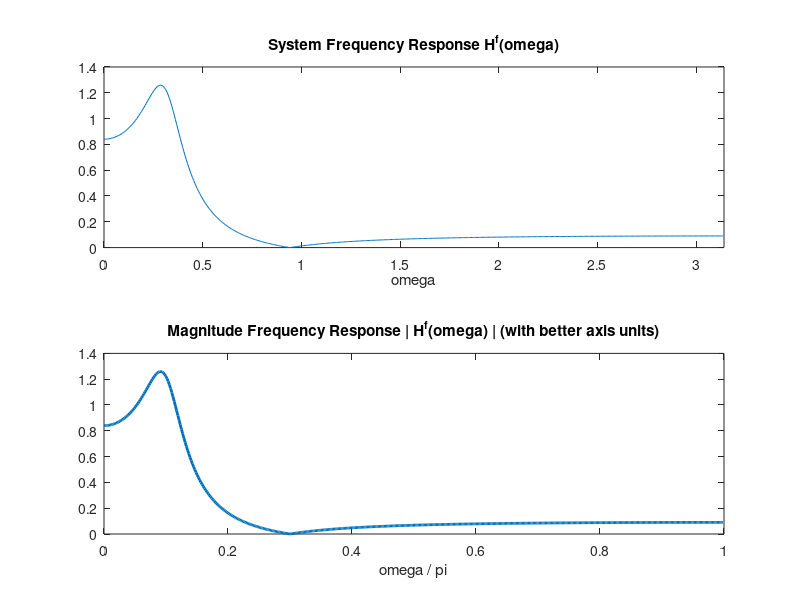
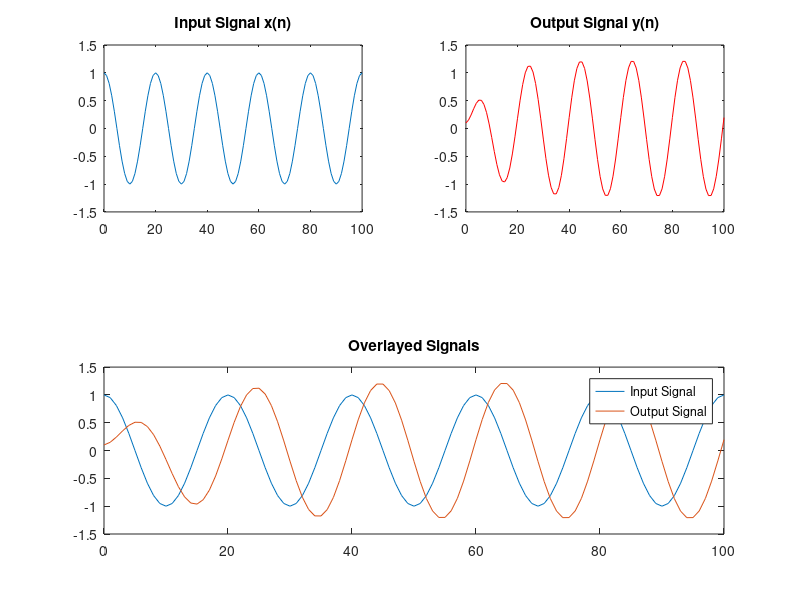
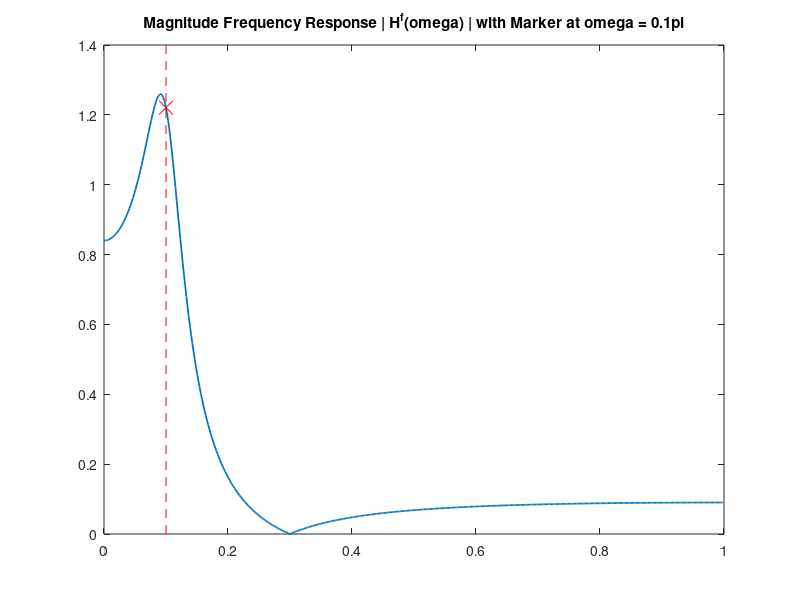
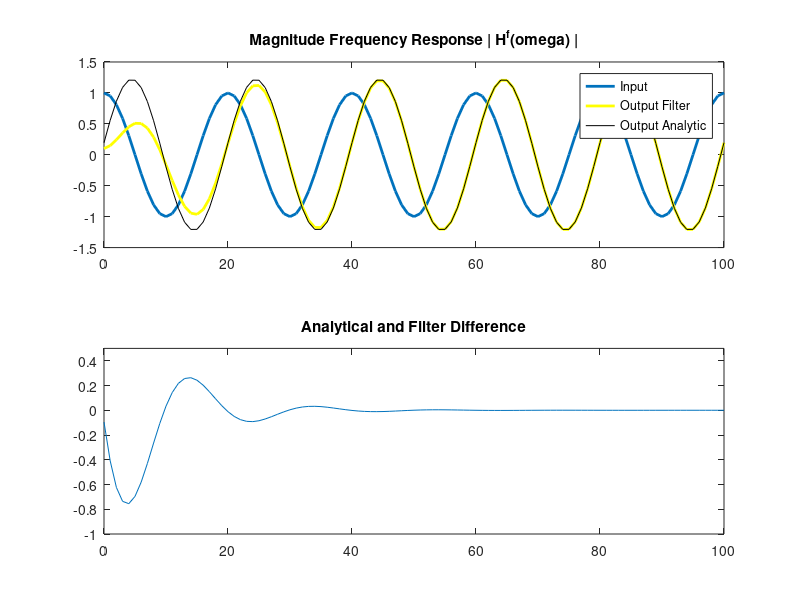

Reproduce these figures in MATLAB, in order.
%% Mayank Vanjani
% Lab 5: Frequency Responses
% 11/30/18
clear;
clc;

step = @(n, t) n >= t;
delta = @(n,t) n == t;
ramp = @(n,t) (n-t).*(n >= t);


%% 1
% y(n) = 0.1x(n) - 0.1176x(n-1) + 0.1x(n-2) + 1.7119y(n-1) - 0.81y(n-2)
% y(n) - 1.7119y(n-1) + 0.81y(n-2) = 0.1x(n) - 0.1176x(n-1) + 0.1x(n-2) 
% H(z) = Y(s)/X(s) = (0.1 - 0.1176s + 0.1s^2) / (1 - 1.7119s + 0.81s^2)


%% 2
% H(w) = H(z) at z = e^(jw) is discrete Fourier Transform
% [H,w] = freqz(b,z) => H is frequency response and w is indices
% w from [0,pi] becasue real so repetitive from pi to 2pi
% Plot w / pi as freq response because easy to visualize

numerator = [0.1, -0.1176, 0.1];
denominator = [1, -1.7119, 0.81];
[H, w] = freqz(numerator,denominator);

figure(1); clf;
subplot(2,1,1);
plot(w, abs(H));
xlim( [0,pi] );
xlabel("\omega");
title("System Frequency Response H^f(\omega)");

subplot(2,1,2);
plot(w./pi, abs(H),"LineWidth",2);
xlim( [0,1] );
xlabel("\omega / \pi");
title("Magnitude Frequency Response | H^f(\omega) | (with better axis units)");


%% 3
% Magnitude at 0.1pi is greater than 1 from previous
% Results in scaled sinusoid wave (picture) becasue LTI system
% Output is same freq with mag and phase shift at that frequency
% If at 0.3pi then attenuated so output is 0 line
% Slight problem in beginning of input and output sinusoid signal because
%   function we have is from 0 to infinity (not start at neg infinity) because
%   we show transient response of system since it takes time to input full
%   signal (steady state response is latter part and transient is beginning
%   where scaling is a little off because initially takes time to be
%   filtered but once whole signal is inside then its correct). From this,
%   we can see how the output signal y(n) will look like (predicted)
% Same analysis but we are taking IIR so dies out at higher values (almost
%   0) but not quite. Still behaves like steady state response

n = 0:100;
x = cos( (0.1*pi) * n ) .* step(n,0);
y = filter(numerator,denominator,x);

figure(2); clf;
subplot(5,2,[1,3]);
plot(0:length(x)-1,x);
ylim( [-1.5,1.5] );
title("Input Signal x(n)");

subplot(5,2,[2,4]);
plot(0:length(y)-1,y,'r');
ylim( [-1.5,1.5] );
title("Output Signal y(n)");

subplot(5,2,[7,8,9,10]);
plot(0:length(x)-1,x);
hold on;
plot(0:length(y)-1,y);
hold off;
ylim( [-1.5,1.5] );
legend( {"Input Signal", "Output Signal"} );
title("Overlayed Signals");


%% 4
% Evaluate exactly, put mark at 0.1pi point of freq response
% Evaluate H(z) polynomial exactly at given frequency using polyval

expt = exp(j*0.1*pi);
Hpoint = polyval(numerator,expt) / polyval(denominator,expt);

figure(3); clf;
plot(w./pi, abs(H), "Linewidth", 1.25);
hold on;
plot(0.1, abs(Hpoint), 'rx', "MarkerSize", 10);
line([0.1 0.1], [0 1.4], "Color", "red", "LineStyle", "--");
hold off;
title( "Magnitude Frequency Response | H^f(\omega) | with Marker at \omega = 0.1\pi" );


%% 5 
% Same as 3 but pure sinusoid, no step function => mag and phase shift
% Used filter function implementing difference equation and generate another
%   analytical output to compare (resulting in same graph)
% After some time transient, filter and analytical are identical 
% Analytical has no transient because continuous sinusoid
% Filter has transient (above Q3) so plot difference in subplot
% Observed that s(n) and y(n) are the same after transient dies out
% Assume step function implicitley with filter because initial condition

n = 0:100;
x = cos(0.1*pi*n);
y = filter(numerator,denominator,x);
y2 = abs(Hpoint) .* cos( 0.1*pi*n + angle(Hpoint) );

figure(4); clf;
subplot(2,1,1);
plot(0:length(x)-1,x,"LineWidth",2);
hold on;
plot(0:length(y)-1,y,'y',"LineWidth",2);
plot(0:length(y)-1,y2,'k');
hold off;
ylim( [-1.5, 1.5] );
legend( {"Input", "Output Filter", "Output Analytic"} );
title("Magnitude Frequency Response | H^f(\omega) |");

subplot(2,1,2);
plot(0:length(y)-1,y-y2);
ylim( [-1, 0.5] );
title("Analytical and Filter Difference");


%% 6
% Magnitude is 0 at point 0.3pi as seen from the zero on the unit circle
% But theres step function so not exact zero because transient response
% After dies out, steady state is 0 (predicted value of y(n))
% See that the transient response for the filter initially behaves like a
%   cos wave and dies out eventually as you filter more values of the cos
%   wave which averages the integration to 0 => steady state = 0

n = 0:100;
x = cos( (0.3*pi) * n ) .* step(n,0);
y = filter(numerator,denominator,x);

figure(5); clf;
subplot(5,2,[1,3]);
plot(0:length(x)-1,x);
ylim( [-1.5,1.5] );
title("Input Signal x(n)");

subplot(5,2,[2,4]);
plot(0:length(y)-1,y,'r',"LineWidth",2);
ylim( [-0.5,0.5] );
title("Output Signal y(n)");

subplot(5,2,[7,8,9,10]);
plot(0:length(x)-1,x);
hold on;
plot(0:length(y)-1,y,"LineWidth",2);
hold off;
ylim( [-1.5,1.5] );
legend( {"Input Signal", "Output Signal"} );
title("Overlayed Signals");


%% 7 Questions
% Zeros and poles from transfer function using partial fractions
% Close to zero = dip; Close to pole = spike
% ^^^ Close means w is close in terms of w*pi radians
% If poles at 0, dont affect magnitude when w moves around unit circle
%   because distance always 1 (this only affects phase)
% We can predict the frequency response from the polezero diagram by
%   looking at the placements of the poles and zeros. As mentioned before,
%   poles = spike and zeros = dips. If the zero is on the unit circle, then
%   there is a dip to 0 at that angle.

figure(6); clf;
zplane(numerator,denominator);
title("PoleZero Diagram for System");


%% 8
% Plot z-plane for all systems and predict freq response
% Last one is close to unit circle so large peak
% We can predict the transfer functions from the polezero diagram and vice
%   versa even if the graphs are mixed up:

% All of them have zeros at the origin which doesnt change anything since
%   nomatter the position on the unit circle changing with w, the distance
%   from the origin is the same
% The first two are very similar except the poles are slightly closer
%   (respective to the unit circle or the value of w on the unit circle)
%   for the second one resulting in a sharper pole spike (point at w = pi is
%   closer to the poles increasing their effect)
% The next two use the same effect so the second one has a larger spike due
%   to closer poles to the w = pi value
% The last two clearly have poles at w = 0pi = 0 but the second one is
%   closer to the unit circle making its peak larger

[H1, w1] = freqz(1,[1 1.8 -0.9]);
[H2, w2] = freqz(1,[1 1.6 -0.72]);
[H3, w3] = freqz(1,[1 1.53 -0.9]);
[H4, w4] = freqz(1,[1 1.4 -0.72]);
[H5, w5] = freqz(1,[1 -0.85]);
[H6, w6] = freqz(1,[1 -0.95]);

figure(7); clf;
subplot(6,2,1);
plot(w1./pi, abs(H1), "LineWidth", 2);
%xlim( [0,1] );
subplot(6,2,2);
zplane(1,[1 1.8 -0.9]);

subplot(6,2,3);
plot(w2./pi, abs(H2), "LineWidth", 2);
%xlim( [0,1] );
subplot(6,2,4);
zplane(1,[1 1.6 -0.72]);

subplot(6,2,5);
plot(w3./pi, abs(H3), "LineWidth", 2);
%xlim( [0,1] );
subplot(6,2,6);
zplane(1,[1 1.53 -0.9]);

subplot(6,2,7);
plot(w4./pi, abs(H4), "LineWidth", 2);
%xlim( [0,1] );
subplot(6,2,8);
zplane(1,[1 1.4 -0.72]);

subplot(6,2,9);
plot(w5./pi, abs(H5), "LineWidth", 2);
%xlim( [0,1] );
subplot(6,2,10);
zplane(1,[1 -0.85]);

subplot(6,2,11);
plot(w6./pi, abs(H6), "LineWidth", 2);
%xlim( [0,1] );
subplot(6,2,12);
zplane(1,[1 -0.95]);


%% 9
% Semilog y for logscale in y axis, use plot if don't want log scale
% Smaller second peak between 0.6 and 1 because farther from all
%   poles at 0.8pi versus at 0 (also this means 0.8pi or 0pi at UNIT CIRCLE)
% First peak is larger because at 0pi = w, close to all 3 poles

poles = [ 0.8*exp(j*pi*0.2), 0.8*exp(-1j*pi*0.2), 0.7 ];
zeros = [ -1, exp(j*pi*0.6), exp(-j*pi*0.6) ];
num = poly( zeros );
denom = poly( poles );

[H9, w9] = freqz(num,denom);

n = 0:100;
x = delta(n,0);
h = filter(num,denom,x);

figure(8); clf;
subplot(2,2,1);
semilogy(w9./pi, abs(H9));
% plot(w9./pi, abs(H9));

subplot(2,2,2);
zplane(num,denom);

subplot(2,2,[3 4]);
plot(0:length(x)-1,h);

% ------------------------- %
% New Poles
% ------------------------- %
poles = [ 0.98*exp(j*pi*0.2), 0.98*exp(-1j*pi*0.2), 0.7 ];
denom = poly( poles );

[H9, w9] = freqz(num,denom);

h = filter(num,denom,x);

figure(9); clf;
subplot(2,2,1);
semilogy(w9./pi, abs(H9));
% plot(w9./pi, abs(H9));

subplot(2,2,2);
zplane(num,denom);

subplot(2,2,[3 4]);
plot(0:length(x)-1,h);

